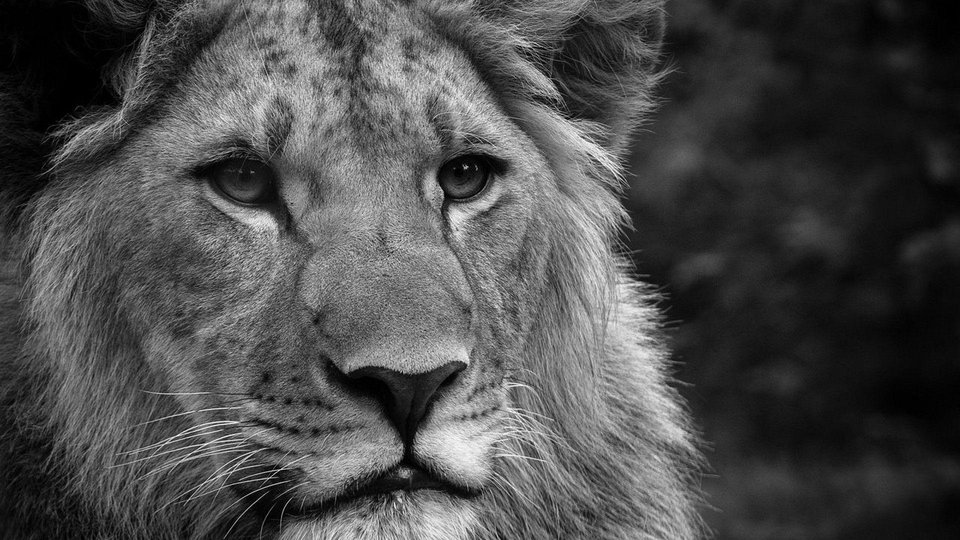
#> input picture lion.jpg, 960 x 540 px, found by its file name
$ python filters_band.py
#> lines starting #> are read from the running program, lines starting #| are printed output that depends on the picture
import matplotlib.pyplot as plt
import numpy as np
from utils import saveimg2

oimg = plt.imread('lion.jpg')
#> oimg is the input picture: shape (540, 960, 3); min 0, max 255, mean 75.9
N = min(oimg.shape[:2])
#> N = 540
img = oimg[:N, :N, 0]
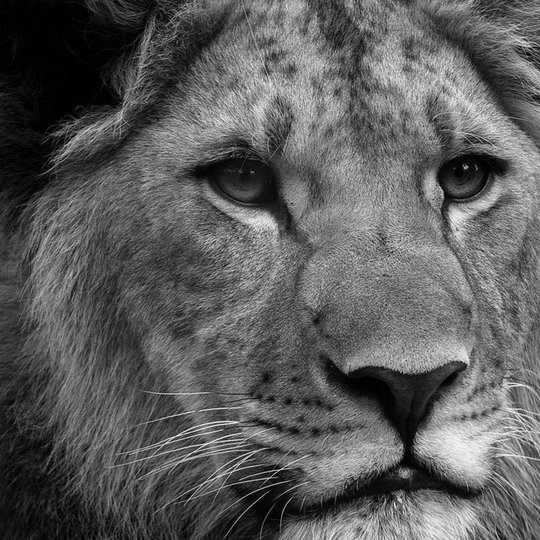
#> img: shape (540, 540); min 0, max 255, mean 92.1


u, v = np.meshgrid(np.arange(N), np.arange(N))


def transform(img, N, direction=1):
    omega = np.exp(-2j * np.pi / N)
    # Generate DFT / iDFT matrix
    W = omega ** (direction * u * v)
    return W.dot(img).dot(W) / N**0.5


def apply_filter(img, filter):
    fxy = img * (-1)**(u+v)
    fuv = transform(fxy, N, 1)
    guv = fuv * filter
    gxy = transform(guv, N, -1)
    filtered_img = gxy * (-1)**(u+v)
    return np.real(filtered_img)


D0 = 5
duv = ((u-N/2)**2 + (v-N/2)**2)**0.5
n = 2
w = 10

# band reject filters
filters = {
    'ideal': abs(duv - D0) > w/2,
    'butterworth': 1 / (1 + (duv * w / (duv**2 - D0**2))**(2*n)),
    'gaussian': 1 - np.exp(-1/2 * ((duv**2 - D0**2) / (duv * w))**2)
}


plt.imsave('outputs/filters_band/original.png', img, cmap='grey')
for fname, brf in filters.items():
    brf_img = apply_filter(img, brf)
    bpf_img = apply_filter(img, 1 - brf)
    plt.imsave(f'outputs/filters_band/{fname}_reject.png', brf_img, cmap='grey')
    plt.imsave(f'outputs/filters_band/{fname}_pass.png', bpf_img, cmap='grey')
#> this loop made 3 passes
#> pass 1, in apply_filter, `fxy = img * (-1)**(u+v)`:
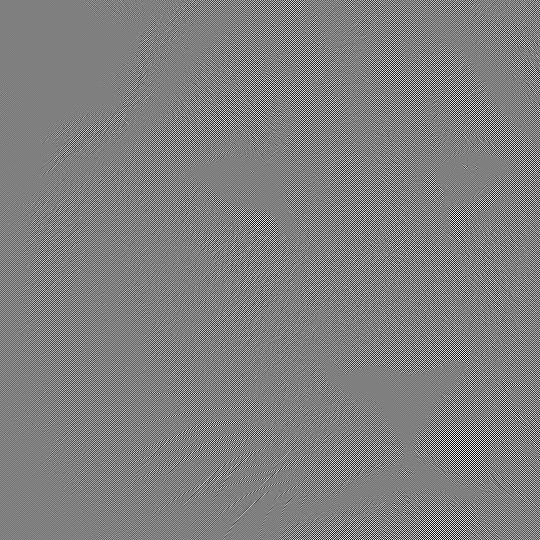
#> fxy: shape (540, 540) int64; min -255, max 255, mean 0; drawn with min black and max white
#> pass 1, `brf_img = apply_filter(img, brf)`:
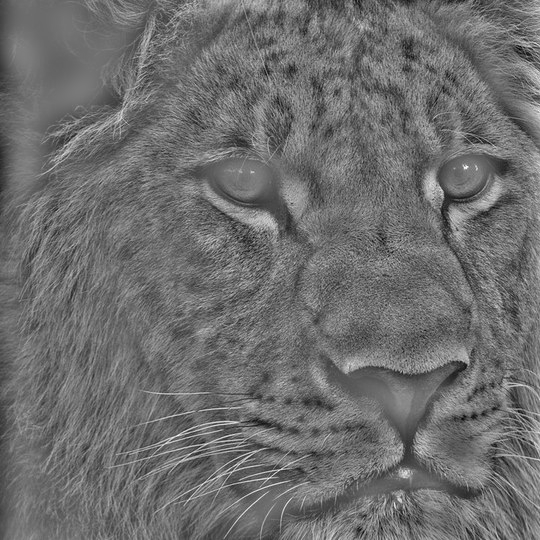
#> brf_img: shape (540, 540) float64; min -70761.8, max 92898.9, mean 0; drawn with min black and max white
#> pass 1, `bpf_img = apply_filter(img, 1 - brf)`:
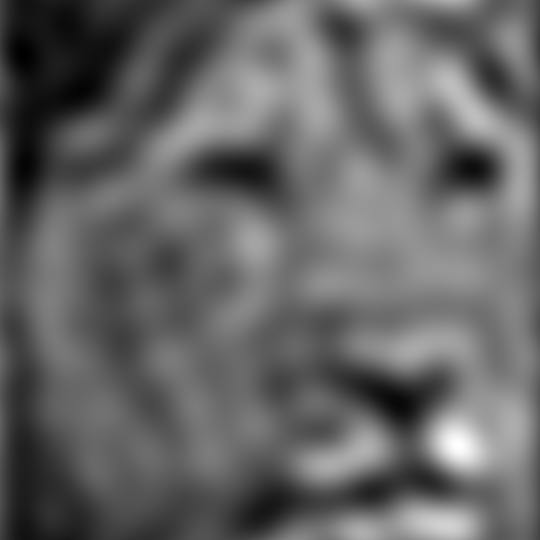
#> bpf_img: shape (540, 540) float64; min -10235.7, max 140535.6, mean 49754.3; drawn with min black and max white
